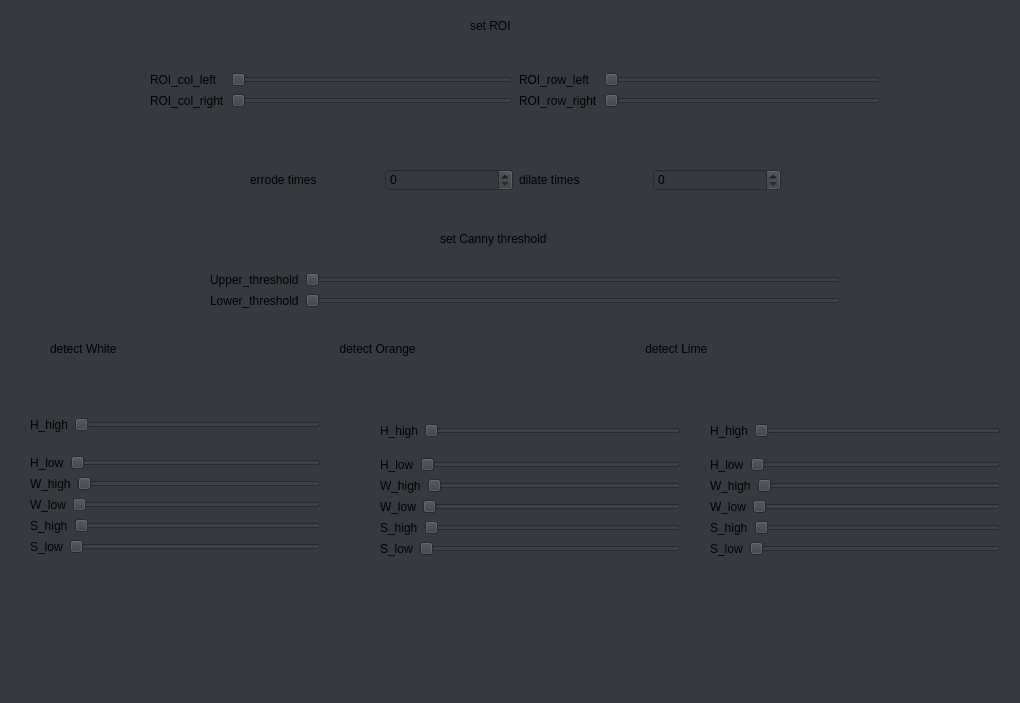
<?xml version="1.0" encoding="UTF-8"?>
<ui version="4.0">
 <class>MainWindowDesign</class>
 <widget class="QMainWindow" name="MainWindowDesign">
  <property name="geometry">
   <rect>
    <x>0</x>
    <y>0</y>
    <width>1020</width>
    <height>703</height>
   </rect>
  </property>
  <property name="windowTitle">
   <string>Second Window</string>
  </property>
  <property name="windowIcon">
   <iconset>
    <normaloff>:/images/icon.png</normaloff>:/images/icon.png</iconset>
  </property>
  <property name="styleSheet">
   <string notr="true">background-color: rgb(54, 57, 63);</string>
  </property>
  <property name="locale">
   <locale language="English" country="Australia"/>
  </property>
  <widget class="QWidget" name="centralwidget">
   <widget class="QWidget" name="gridLayoutWidget_3">
    <property name="geometry">
     <rect>
      <x>150</x>
      <y>60</y>
      <width>731</width>
      <height>61</height>
     </rect>
    </property>
    <layout class="QGridLayout" name="gridLayout_3">
     <item row="0" column="0">
      <layout class="QGridLayout" name="gridLayout">
       <item row="0" column="1">
        <widget class="QSlider" name="ROI_col_left">
         <property name="orientation">
          <enum>Qt::Orientation::Horizontal</enum>
         </property>
        </widget>
       </item>
       <item row="1" column="1">
        <widget class="QSlider" name="ROI_col_right">
         <property name="orientation">
          <enum>Qt::Orientation::Horizontal</enum>
         </property>
        </widget>
       </item>
       <item row="1" column="0">
        <widget class="QLabel" name="label_2">
         <property name="text">
          <string>ROI_col_right</string>
         </property>
        </widget>
       </item>
       <item row="0" column="0">
        <widget class="QLabel" name="label">
         <property name="text">
          <string>ROI_col_left</string>
         </property>
        </widget>
       </item>
      </layout>
     </item>
     <item row="0" column="1">
      <layout class="QGridLayout" name="gridLayout_2">
       <item row="1" column="0">
        <widget class="QLabel" name="label_4">
         <property name="text">
          <string>ROI_row_right</string>
         </property>
        </widget>
       </item>
       <item row="0" column="1">
        <widget class="QSlider" name="ROI_row_left">
         <property name="orientation">
          <enum>Qt::Orientation::Horizontal</enum>
         </property>
        </widget>
       </item>
       <item row="1" column="1">
        <widget class="QSlider" name="ROI_row_right">
         <property name="orientation">
          <enum>Qt::Orientation::Horizontal</enum>
         </property>
        </widget>
       </item>
       <item row="0" column="0">
        <widget class="QLabel" name="label_3">
         <property name="text">
          <string>ROI_row_left</string>
         </property>
        </widget>
       </item>
      </layout>
     </item>
    </layout>
   </widget>
   <widget class="QWidget" name="gridLayoutWidget_6">
    <property name="geometry">
     <rect>
      <x>250</x>
      <y>140</y>
      <width>531</width>
      <height>80</height>
     </rect>
    </property>
    <layout class="QGridLayout" name="gridLayout_6">
     <item row="0" column="0">
      <layout class="QGridLayout" name="gridLayout_4">
       <item row="0" column="1">
        <widget class="QSpinBox" name="errode_times"/>
       </item>
       <item row="0" column="0">
        <widget class="QLabel" name="label_5">
         <property name="text">
          <string>errode times</string>
         </property>
        </widget>
       </item>
      </layout>
     </item>
     <item row="0" column="1">
      <layout class="QGridLayout" name="gridLayout_5">
       <item row="0" column="0">
        <widget class="QLabel" name="label_6">
         <property name="text">
          <string>dilate times</string>
         </property>
        </widget>
       </item>
       <item row="0" column="1">
        <widget class="QSpinBox" name="dilate_times"/>
       </item>
      </layout>
     </item>
    </layout>
   </widget>
   <widget class="QWidget" name="gridLayoutWidget_9">
    <property name="geometry">
     <rect>
      <x>210</x>
      <y>260</y>
      <width>631</width>
      <height>61</height>
     </rect>
    </property>
    <layout class="QGridLayout" name="gridLayout_9">
     <item row="0" column="0">
      <layout class="QGridLayout" name="gridLayout_8">
       <item row="0" column="1">
        <layout class="QGridLayout" name="gridLayout_7">
         <item row="0" column="1">
          <widget class="QSlider" name="Canny_upper_threshold">
           <property name="orientation">
            <enum>Qt::Orientation::Horizontal</enum>
           </property>
          </widget>
         </item>
        </layout>
       </item>
       <item row="0" column="0">
        <widget class="QLabel" name="label_7">
         <property name="text">
          <string>Upper_threshold</string>
         </property>
        </widget>
       </item>
       <item row="1" column="1">
        <widget class="QSlider" name="Canny_lower_threshold">
         <property name="orientation">
          <enum>Qt::Orientation::Horizontal</enum>
         </property>
        </widget>
       </item>
       <item row="1" column="0">
        <widget class="QLabel" name="label_8">
         <property name="text">
          <string>Lower_threshold</string>
         </property>
        </widget>
       </item>
      </layout>
     </item>
    </layout>
   </widget>
   <widget class="QLabel" name="label_30">
    <property name="geometry">
     <rect>
      <x>50</x>
      <y>340</y>
      <width>951</width>
      <height>17</height>
     </rect>
    </property>
    <property name="text">
     <string>detect White                                                                   detect Orange                                                                     detect Lime</string>
    </property>
   </widget>
   <widget class="QWidget" name="gridLayoutWidget_16">
    <property name="geometry">
     <rect>
      <x>380</x>
      <y>410</y>
      <width>301</width>
      <height>161</height>
     </rect>
    </property>
    <layout class="QGridLayout" name="gridLayout_17">
     <item row="0" column="1">
      <widget class="QSlider" name="detect_orange_h_high">
       <property name="orientation">
        <enum>Qt::Orientation::Horizontal</enum>
       </property>
      </widget>
     </item>
     <item row="0" column="0">
      <widget class="QLabel" name="label_14">
       <property name="text">
        <string>H_high</string>
       </property>
      </widget>
     </item>
     <item row="1" column="0" colspan="2">
      <layout class="QGridLayout" name="gridLayout_19">
       <item row="0" column="0">
        <widget class="QLabel" name="label_16">
         <property name="text">
          <string>H_low</string>
         </property>
        </widget>
       </item>
       <item row="0" column="1">
        <widget class="QSlider" name="detect_orange_h_low">
         <property name="orientation">
          <enum>Qt::Orientation::Horizontal</enum>
         </property>
        </widget>
       </item>
       <item row="1" column="0" colspan="2">
        <layout class="QGridLayout" name="gridLayout_12">
         <item row="0" column="1">
          <widget class="QSlider" name="detect_orange_w_high_2">
           <property name="orientation">
            <enum>Qt::Orientation::Horizontal</enum>
           </property>
          </widget>
         </item>
         <item row="0" column="0">
          <widget class="QLabel" name="label_17">
           <property name="text">
            <string>W_high</string>
           </property>
          </widget>
         </item>
         <item row="1" column="0" colspan="2">
          <layout class="QGridLayout" name="gridLayout_20">
           <item row="0" column="1">
            <widget class="QSlider" name="detect_orange_w_low">
             <property name="orientation">
              <enum>Qt::Orientation::Horizontal</enum>
             </property>
            </widget>
           </item>
           <item row="0" column="0">
            <widget class="QLabel" name="label_18">
             <property name="text">
              <string>W_low</string>
             </property>
            </widget>
           </item>
           <item row="1" column="0" colspan="2">
            <layout class="QGridLayout" name="gridLayout_21">
             <item row="0" column="1">
              <widget class="QSlider" name="detect_orange_s_high">
               <property name="orientation">
                <enum>Qt::Orientation::Horizontal</enum>
               </property>
              </widget>
             </item>
             <item row="0" column="0">
              <widget class="QLabel" name="label_19">
               <property name="text">
                <string>S_high</string>
               </property>
              </widget>
             </item>
             <item row="1" column="0" colspan="2">
              <layout class="QGridLayout" name="gridLayout_22">
               <item row="0" column="0">
                <widget class="QLabel" name="label_20">
                 <property name="text">
                  <string>S_low</string>
                 </property>
                </widget>
               </item>
               <item row="0" column="1">
                <widget class="QSlider" name="detect_orange_s_low">
                 <property name="orientation">
                  <enum>Qt::Orientation::Horizontal</enum>
                 </property>
                </widget>
               </item>
              </layout>
             </item>
            </layout>
           </item>
          </layout>
         </item>
        </layout>
       </item>
      </layout>
     </item>
    </layout>
   </widget>
   <widget class="QWidget" name="gridLayoutWidget_18">
    <property name="geometry">
     <rect>
      <x>710</x>
      <y>410</y>
      <width>291</width>
      <height>161</height>
     </rect>
    </property>
    <layout class="QGridLayout" name="gridLayout_23">
     <item row="0" column="1">
      <widget class="QSlider" name="detect_lime_h_high">
       <property name="orientation">
        <enum>Qt::Orientation::Horizontal</enum>
       </property>
      </widget>
     </item>
     <item row="0" column="0">
      <widget class="QLabel" name="label_21">
       <property name="text">
        <string>H_high</string>
       </property>
      </widget>
     </item>
     <item row="1" column="0" colspan="2">
      <layout class="QGridLayout" name="gridLayout_24">
       <item row="0" column="0">
        <widget class="QLabel" name="label_22">
         <property name="text">
          <string>H_low</string>
         </property>
        </widget>
       </item>
       <item row="0" column="1">
        <widget class="QSlider" name="detect_lime_h_low">
         <property name="orientation">
          <enum>Qt::Orientation::Horizontal</enum>
         </property>
        </widget>
       </item>
       <item row="1" column="0" colspan="2">
        <layout class="QGridLayout" name="gridLayout_25">
         <item row="0" column="1">
          <widget class="QSlider" name="detect_lime_w_high">
           <property name="orientation">
            <enum>Qt::Orientation::Horizontal</enum>
           </property>
          </widget>
         </item>
         <item row="0" column="0">
          <widget class="QLabel" name="label_23">
           <property name="text">
            <string>W_high</string>
           </property>
          </widget>
         </item>
         <item row="1" column="0" colspan="2">
          <layout class="QGridLayout" name="gridLayout_26">
           <item row="0" column="1">
            <widget class="QSlider" name="detect_lime_w_low">
             <property name="orientation">
              <enum>Qt::Orientation::Horizontal</enum>
             </property>
            </widget>
           </item>
           <item row="0" column="0">
            <widget class="QLabel" name="label_24">
             <property name="text">
              <string>W_low</string>
             </property>
            </widget>
           </item>
           <item row="1" column="0" colspan="2">
            <layout class="QGridLayout" name="gridLayout_27">
             <item row="0" column="1">
              <widget class="QSlider" name="detect_lime_s_high">
               <property name="orientation">
                <enum>Qt::Orientation::Horizontal</enum>
               </property>
              </widget>
             </item>
             <item row="0" column="0">
              <widget class="QLabel" name="label_25">
               <property name="text">
                <string>S_high</string>
               </property>
              </widget>
             </item>
             <item row="1" column="0" colspan="2">
              <layout class="QGridLayout" name="gridLayout_28">
               <item row="0" column="0">
                <widget class="QLabel" name="label_26">
                 <property name="text">
                  <string>S_low</string>
                 </property>
                </widget>
               </item>
               <item row="0" column="1">
                <widget class="QSlider" name="detect_lime_s_low">
                 <property name="orientation">
                  <enum>Qt::Orientation::Horizontal</enum>
                 </property>
                </widget>
               </item>
              </layout>
             </item>
            </layout>
           </item>
          </layout>
         </item>
        </layout>
       </item>
      </layout>
     </item>
    </layout>
   </widget>
   <widget class="QWidget" name="gridLayoutWidget_17">
    <property name="geometry">
     <rect>
      <x>30</x>
      <y>400</y>
      <width>291</width>
      <height>171</height>
     </rect>
    </property>
    <layout class="QGridLayout" name="gridLayout_18">
     <item row="1" column="0" colspan="2">
      <layout class="QGridLayout" name="gridLayout_29">
       <item row="0" column="0">
        <widget class="QLabel" name="label_27">
         <property name="text">
          <string>H_low</string>
         </property>
        </widget>
       </item>
       <item row="0" column="1">
        <widget class="QSlider" name="detect_white_h_low">
         <property name="orientation">
          <enum>Qt::Orientation::Horizontal</enum>
         </property>
        </widget>
       </item>
       <item row="1" column="0" colspan="2">
        <layout class="QGridLayout" name="gridLayout_13">
         <item row="0" column="1">
          <widget class="QSlider" name="detect_white_w_high">
           <property name="orientation">
            <enum>Qt::Orientation::Horizontal</enum>
           </property>
          </widget>
         </item>
         <item row="0" column="0">
          <widget class="QLabel" name="label_28">
           <property name="text">
            <string>W_high</string>
           </property>
          </widget>
         </item>
         <item row="1" column="0" colspan="2">
          <layout class="QGridLayout" name="gridLayout_30">
           <item row="0" column="1">
            <widget class="QSlider" name="detect_white_w_low">
             <property name="orientation">
              <enum>Qt::Orientation::Horizontal</enum>
             </property>
            </widget>
           </item>
           <item row="0" column="0">
            <widget class="QLabel" name="label_29">
             <property name="text">
              <string>W_low</string>
             </property>
            </widget>
           </item>
           <item row="1" column="0" colspan="2">
            <layout class="QGridLayout" name="gridLayout_31">
             <item row="0" column="0">
              <widget class="QLabel" name="label_31">
               <property name="text">
                <string>S_high</string>
               </property>
              </widget>
             </item>
             <item row="0" column="1">
              <widget class="QSlider" name="detect_white_s_high">
               <property name="orientation">
                <enum>Qt::Orientation::Horizontal</enum>
               </property>
              </widget>
             </item>
             <item row="1" column="0" colspan="2">
              <layout class="QGridLayout" name="gridLayout_32">
               <item row="0" column="0">
                <widget class="QLabel" name="label_32">
                 <property name="text">
                  <string>S_low</string>
                 </property>
                </widget>
               </item>
               <item row="0" column="1">
                <widget class="QSlider" name="detect_white_s_low">
                 <property name="orientation">
                  <enum>Qt::Orientation::Horizontal</enum>
                 </property>
                </widget>
               </item>
              </layout>
             </item>
            </layout>
           </item>
          </layout>
         </item>
        </layout>
       </item>
      </layout>
     </item>
     <item row="0" column="0">
      <widget class="QLabel" name="label_15">
       <property name="text">
        <string>H_high</string>
       </property>
      </widget>
     </item>
     <item row="0" column="1">
      <widget class="QSlider" name="detect_white_h_high">
       <property name="orientation">
        <enum>Qt::Orientation::Horizontal</enum>
       </property>
      </widget>
     </item>
    </layout>
   </widget>
   <widget class="QLabel" name="label_9">
    <property name="geometry">
     <rect>
      <x>470</x>
      <y>10</y>
      <width>181</width>
      <height>31</height>
     </rect>
    </property>
    <property name="text">
     <string>set ROI </string>
    </property>
   </widget>
   <widget class="QLabel" name="label_10">
    <property name="geometry">
     <rect>
      <x>440</x>
      <y>230</y>
      <width>251</width>
      <height>17</height>
     </rect>
    </property>
    <property name="text">
     <string>set Canny threshold</string>
    </property>
   </widget>
  </widget>
  <action name="action_Quit">
   <property name="text">
    <string>&amp;Quit</string>
   </property>
   <property name="shortcut">
    <string>Ctrl+Q</string>
   </property>
   <property name="shortcutContext">
    <enum>Qt::ShortcutContext::ApplicationShortcut</enum>
   </property>
  </action>
  <action name="action_Preferences">
   <property name="text">
    <string>&amp;Preferences</string>
   </property>
  </action>
  <action name="actionAbout">
   <property name="text">
    <string>&amp;About</string>
   </property>
  </action>
  <action name="actionAbout_Qt">
   <property name="text">
    <string>About &amp;Qt</string>
   </property>
  </action>
 </widget>
 <resources/>
 <connections/>
</ui>
